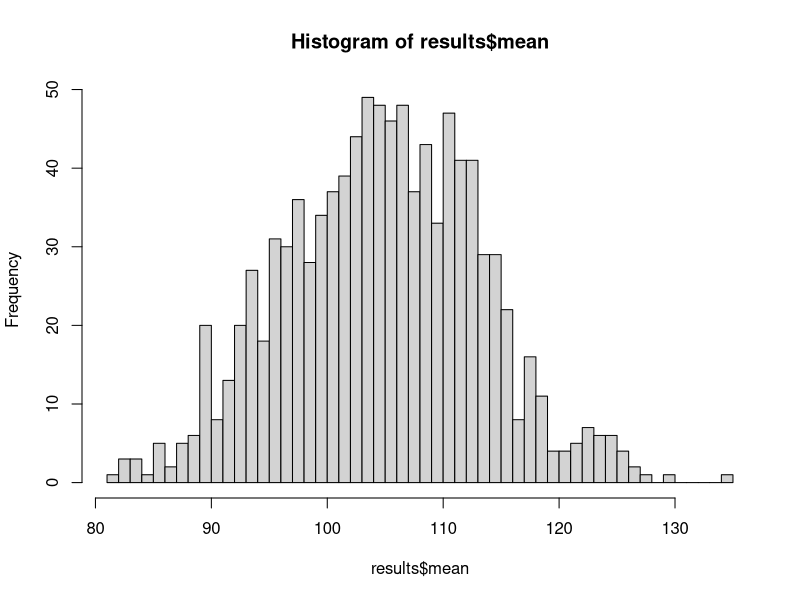
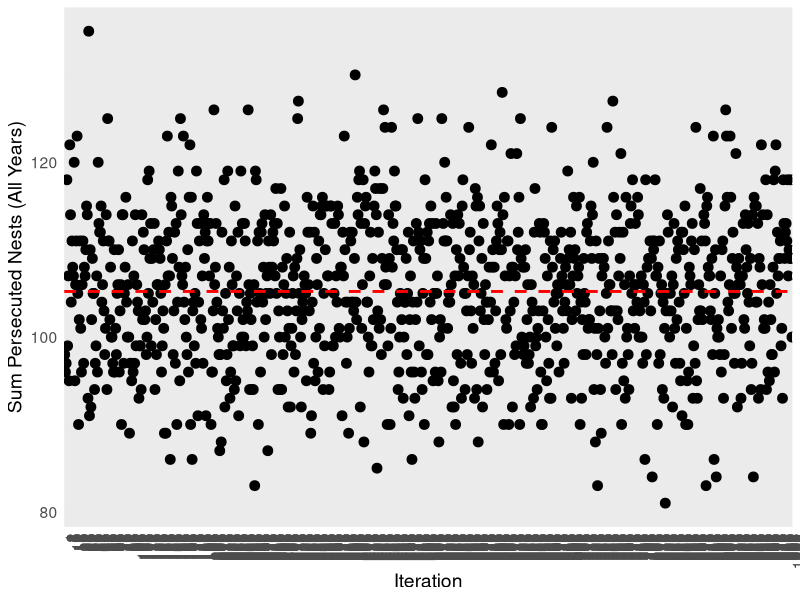
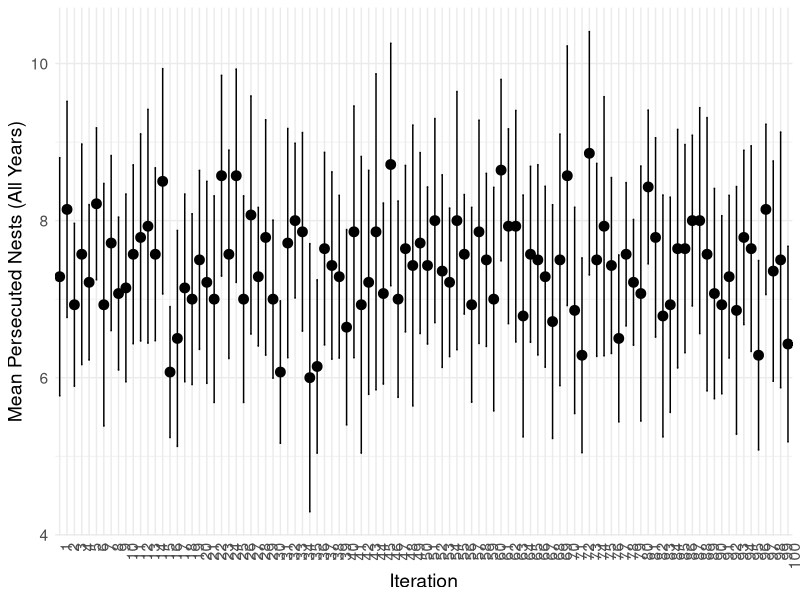
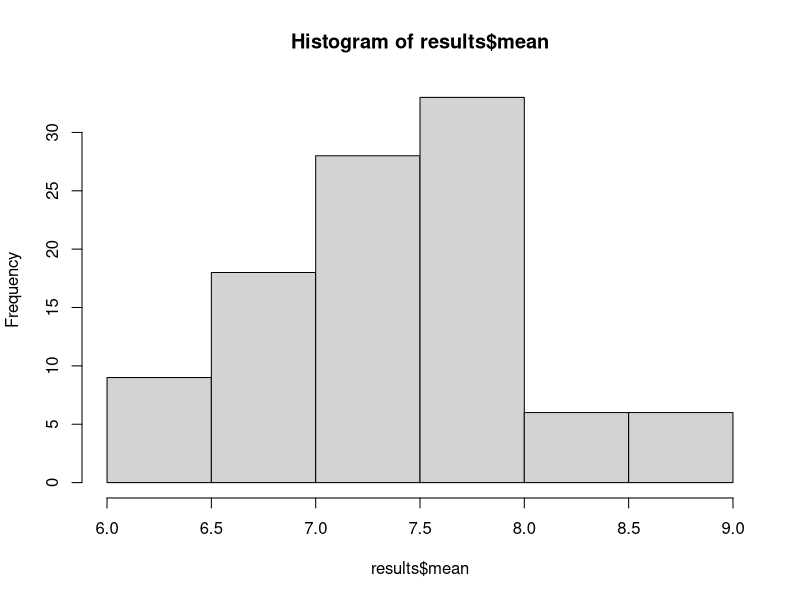
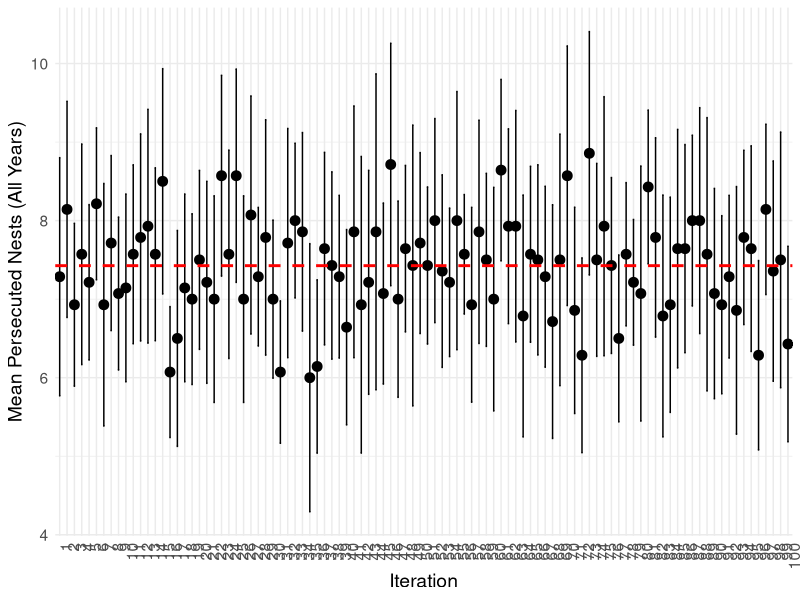
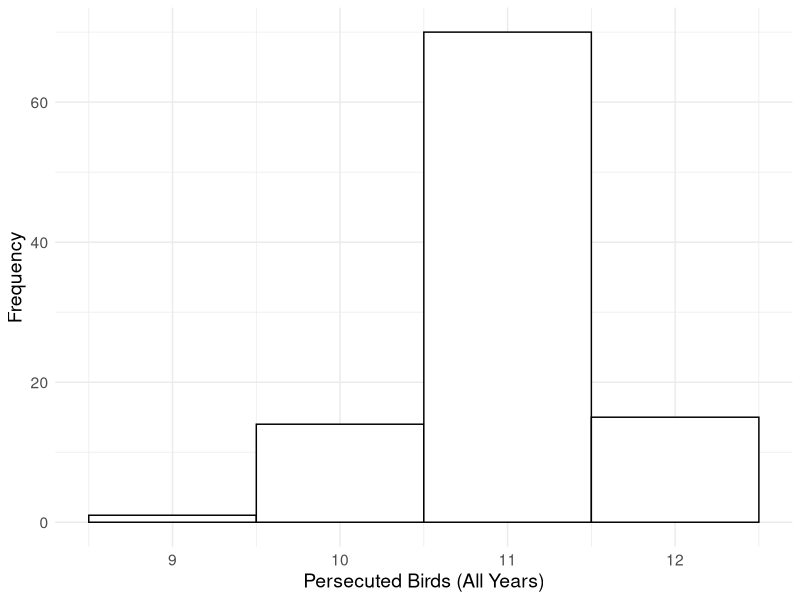
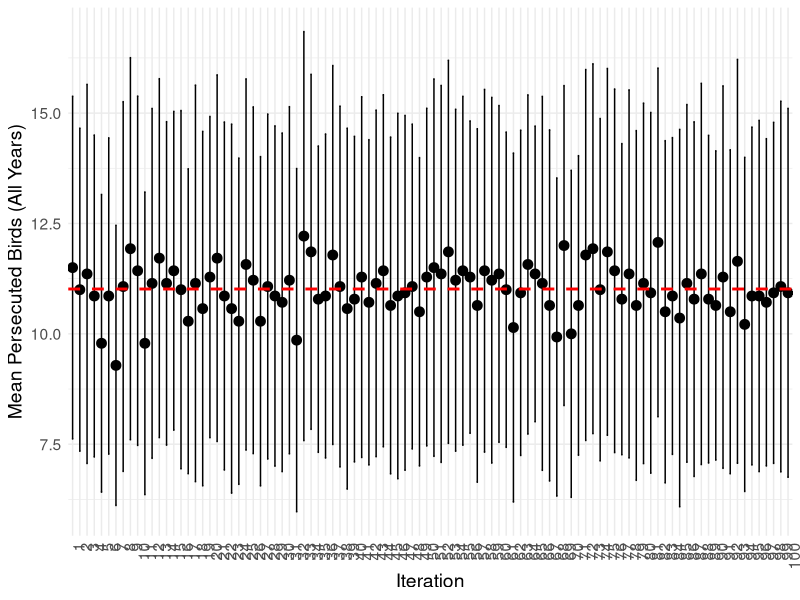
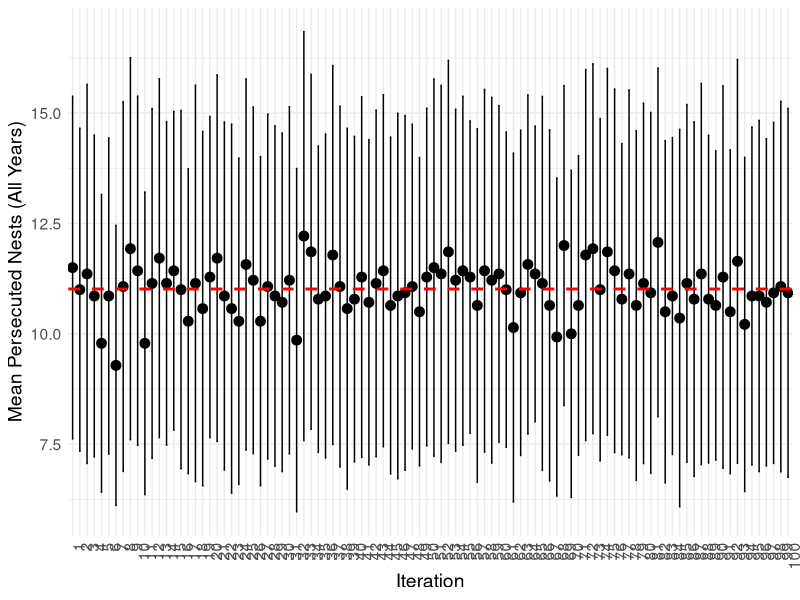

These charts were generated, in order, by the following R code:

# Load ggplot2 library
library(ggplot2)

# Peregrine data frame (example)
peregrine <- data.frame(year = c(1992, 1993, 1994, 1995, 1996, 1997, 1998, 1999, 2000, 2002, 2003, 2004, 2005, 2006),
                        number.of.occupied.territories = c(23, 22, 29, 23, 23, 23, 27, 20, 21, 19, 17, 17, 24, 21))

#### total over all years####

# Parameters
iterations <- 1000
prob <- 0.34

# Initialize a data frame to store the results
results <- data.frame(iteration = integer(0),
                      mean = numeric(0),
                      ci_lower = numeric(0),
                      ci_upper = numeric(0),
                      stringsAsFactors = FALSE)

# Iterate over each iteration
for (i in 1:iterations) {
  # Simulate persecuted nests for all years in a single binomial draw
  persecuted_nests <- sapply(peregrine$number.of.occupied.territories, rbinom, n = 1, prob = prob)
  
  # Calculate the sum of persecuted nests across all years
  sum_persecuted_nests <- sum(persecuted_nests)
  
  # Append the results to the data frame
  results <- rbind(results, data.frame(iteration = i,
                                       mean = sum_persecuted_nests,
                                       stringsAsFactors = FALSE))
}

# Print the results
print(results)

# Calculate the overall mean
overall_mean <- mean(results$mean)

hist(results$mean, breaks = 50)

# Calculate the 95% confidence intervals
ci_lower <- quantile(results$mean, 0.025)
ci_upper <- quantile(results$mean, 0.975)

overall_mean
ci_lower
ci_upper

# Create a ggplot2 graph
ggplot(results, aes(x = factor(iteration), y = mean)) +
  geom_point(size = 3) +
  labs(x = "Iteration", y = "Sum Persecuted Nests (All Years)") +
  theme_minimal() +
  theme(text = element_text(size = 14), axis.text.x = element_text(angle = 90, hjust = 1)) +
  geom_hline(yintercept = overall_mean, linetype = "dashed", color = "red", size = 1)


#### mean in each year####

# Parameters
iterations <- 100
prob <- 0.34

# Initialize a data frame to store the results
results <- data.frame(iteration = integer(0),
                      mean = numeric(0),
                      ci_lower = numeric(0),
                      ci_upper = numeric(0),
                      stringsAsFactors = FALSE)

# Iterate over each iteration
for (i in 1:iterations) {
  # Simulate persecuted nests for all years in a single binomial draw
  persecuted_nests <- sapply(peregrine$number.of.occupied.territories, rbinom, n = 1, prob = prob)
  
  # Calculate the mean and standard error
  mean_persecuted_nests <- mean(persecuted_nests)
  se_persecuted_nests <- sd(persecuted_nests) / sqrt(length(persecuted_nests))
  
  # Calculate the 95% confidence intervals
  ci_lower <- mean_persecuted_nests - 1.96 * se_persecuted_nests
  ci_upper <- mean_persecuted_nests + 1.96 * se_persecuted_nests
  
  # Append the results to the data frame
  results <- rbind(results, data.frame(iteration = i,
                                       mean = mean_persecuted_nests,
                                       ci_lower = ci_lower,
                                       ci_upper = ci_upper,
                                       stringsAsFactors = FALSE))
}

# Print the results
print(results)

# Load ggplot2 library
library(ggplot2)

# Create a ggplot2 graph
ggplot(results, aes(x = factor(iteration), y = mean)) +
  geom_point(size = 3) +
  geom_errorbar(aes(ymin = ci_lower, ymax = ci_upper), width = 0.2) +
  labs(x = "Iteration", y = "Mean Persecuted Nests (All Years)") +
  theme_minimal() +
  theme(text = element_text(size = 14), axis.text.x = element_text(angle = 90, hjust = 1))

# Calculate the overall mean
overall_mean <- mean(results$mean)

# Calculate the 95% confidence intervals
ci_lower <- quantile(results$mean, 0.025)
ci_upper <- quantile(results$mean, 0.975)

overall_mean
ci_lower
ci_upper

hist(results$mean)

# Create a ggplot2 graph
ggplot(results, aes(x = factor(iteration), y = mean)) +
  geom_point(size = 3) +
  geom_errorbar(aes(ymin = ci_lower, ymax = ci_upper), width = 0.2) +
  labs(x = "Iteration", y = "Mean Persecuted Nests (All Years)") +
  theme_minimal() +
  theme(text = element_text(size = 14), axis.text.x = element_text(angle = 90, hjust = 1)) +
  geom_hline(yintercept = overall_mean, linetype = "dashed", color = "red", size = 1)




#### hen harrier just in england####


# hen harrier data frame - but is still called peregrine!
peregrine <- data.frame(year = c(2005, 2006, 2007, 2008, 2009, 2010, 2011, 2012, 2013, 2014, 2015, 2016, 2017, 2018),
                        nest_attempts = c(19, 22, 23, 19, 12, 12, 9, 1, 2, 4, 13, 3, 7, 14),
                        successful_attempts = c(15, 12, 14, 10, 6, 7, 4, 1, 0, 4, 6, 3, 3, 9),
                        est_young = c(30, 35, 36, 30, 19, 19, 14, 2, 3, 6, 20, 5, 11, 22))

# Parameters
iterations <- 100
prob <- 0.6192

# Initialize a data frame to store the results
results <- data.frame(iteration = integer(0),
                      mean = numeric(0),
                      ci_lower = numeric(0),
                      ci_upper = numeric(0),
                      stringsAsFactors = FALSE)

# Iterate over each iteration
for (i in 1:iterations) {
  # Simulate persecuted birds for all years in a single binomial draw
  persecuted_birds <- sapply(peregrine$est_young, rbinom, n = 1, prob = prob)
  
  # Calculate the mean and standard error
  mean_persecuted_birds <- mean(persecuted_birds)
  se_persecuted_birds <- sd(persecuted_birds) / sqrt(length(persecuted_birds))
  
  # Calculate the 95% confidence intervals
  ci_lower <- mean_persecuted_birds - 1.96 * se_persecuted_birds
  ci_upper <- mean_persecuted_birds + 1.96 * se_persecuted_birds
  
  # Append the results to the data frame
  results <- rbind(results, data.frame(iteration = i,
                                       mean = mean_persecuted_birds,
                                       ci_lower = ci_lower,
                                       ci_upper = ci_upper,
                                       stringsAsFactors = FALSE))
}

# Print the results
print(results)

# Calculate the overall mean
overall_mean <- mean(results$mean)

# Calculate the 95% confidence intervals
ci_lower <- quantile(results$mean, 0.025)
ci_upper <- quantile(results$mean, 0.975)

overall_mean
ci_lower
ci_upper

# Create a ggplot2 histogram
ggplot(results, aes(x = mean)) +
  geom_histogram(binwidth = 1, color = "black", fill = "white") +
  labs(x = "Persecuted Birds (All Years)", y = "Frequency") +
  theme_minimal() +
  theme(text = element_text(size = 14))

# Create a ggplot2 graph
ggplot(results, aes(x = factor(iteration), y = mean)) +
  geom_point(size = 3) +
  geom_errorbar(aes(ymin = ci_lower, ymax = ci_upper), width = 0.2) +
  labs(x = "Iteration", y = "Mean Persecuted Birds (All Years)") +
  theme_minimal() +
  theme(text = element_text(size = 14), axis.text.x = element_text(angle = 90, hjust = 1)) +
  geom_hline(yintercept = overall_mean, linetype = "dashed", color = "red", size = 1)

# Create a ggplot2 graph
ggplot(results, aes(x = factor(iteration), y = mean)) +
  geom_point(size = 3) +
  geom_errorbar(aes(ymin = ci_lower, ymax = ci_upper), width = 0.2) +
  labs(x = "Iteration", y = "Mean Persecuted Nests (All Years)") +
  theme_minimal() +
  theme(text = element_text(size = 14), axis.text.x = element_text(angle = 90, hjust = 1)) +
  geom_hline(yintercept = overall_mean, linetype = "dashed", color = "red", size = 1)


# scotland 




#etheridge 

#simulate data frame 

# Set the confidence level and interval 1988
conf_level <- 0.95
conf_interval <- c(69, 220)

# Calculate the margin of error
margin_error <- (conf_interval[2] - conf_interval[1])/2

# Estimate the population standard deviation
z_value <- qnorm(1-(1-conf_level)/2)
pop_sd <- margin_error/z_value

# Set the sample mean
sample_mean <- 140

# Generate random data from the normal distribution with estimated parameters
data_1988 <- rnorm(4, mean = sample_mean, sd = pop_sd)

# Set the confidence level and interval 1998
conf_interval <- c(222,366)

# Calculate the margin of error
margin_error <- (conf_interval[2] - conf_interval[1])/2

# Estimate the population standard deviation
z_value <- qnorm(1-(1-conf_level)/2)
pop_sd <- margin_error/z_value

# Set the sample mean
sample_mean <- 286

# Generate random data from the normal distribution with estimated parameters
data_1998 <- rnorm(6, mean = sample_mean, sd = pop_sd)

# Set the confidence level and interval 2004
conf_interval <- c(163,216)

# Calculate the margin of error
margin_error <- (conf_interval[2] - conf_interval[1])/2

# Estimate the population standard deviation
z_value <- qnorm(1-(1-conf_level)/2)
pop_sd <- margin_error/z_value

# Set the sample mean
sample_mean <- 185

# Generate random data from the normal distribution with estimated parameters
data_2004 <- rnorm(6, mean = sample_mean, sd = pop_sd)

# Set the confidence level and interval 2010
conf_interval <- c(105,253)

# Calculate the margin of error
margin_error <- (conf_interval[2] - conf_interval[1])/2

# Estimate the population standard deviation
z_value <- qnorm(1-(1-conf_level)/2)
pop_sd <- margin_error/z_value

# Set the sample mean
sample_mean <- 194

# Generate random data from the normal distribution with estimated parameters
data_2010 <- rnorm(5, mean = sample_mean, sd = pop_sd)

df <- data.frame(year = c(1994, 1995, 1996, 1997, 1998, 1999, 2000, 2001, 2002,
                          2003, 2004, 2005, 2006, 2007, 2008, 2009, 2010, 2011,
                          2012, 2013, 2014),
                 no.pairs = c(data_1988, data_1998, data_2004, data_2010))

print(df)
df$rounded <- sapply(df$no.pairs, round)

# Parameters
iterations <- 100
prob <- 0.402

# Initialize a data frame to store the results
results <- data.frame(iteration = integer(0),
                      mean = numeric(0),
                      ci_lower = numeric(0),
                      ci_upper = numeric(0),
                      stringsAsFactors = FALSE)

# Iterate over each iteration
for (i in 1:iterations) {
  # Simulate persecuted nests for all years in a single binomial draw
  persecuted_nests <- sapply(df$rounded, rbinom, n = 1, prob = prob)
  
  # Calculate the mean and standard error
  mean_persecuted_nests <- mean(persecuted_nests)
  se_persecuted_nests <- sd(persecuted_nests) / sqrt(length(persecuted_nests))
  
  # Calculate the 95% confidence intervals
  ci_lower <- mean_persecuted_nests - 1.96 * se_persecuted_nests
  ci_upper <- mean_persecuted_nests + 1.96 * se_persecuted_nests
  
  # Append the results to the data frame
  results <- rbind(results, data.frame(iteration = i,
                                       mean = mean_persecuted_nests,
                                       ci_lower = ci_lower,
                                       ci_upper = ci_upper,
                                       stringsAsFactors = FALSE))
}

